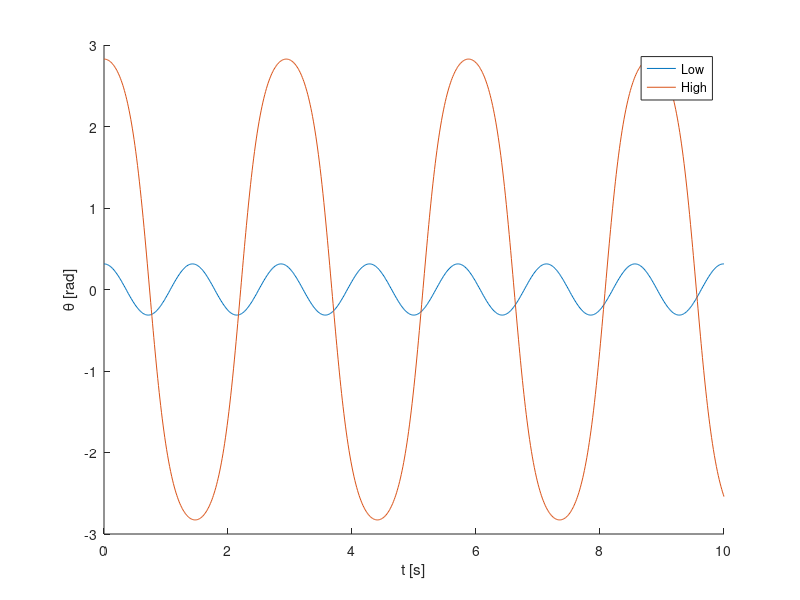

Write MATLAB code to recreate this figure.
clc; clear all; close all;
%%%%%%%%%%%%%%%%%%%%%%%%%%%%%%%%%%%%%%%%%%%%%%%%%%%%%%%%%%%%%%%%%%%%%%%%%%%

% Define Parameters
L = 0.5;
g = 9.81;

% Define System
dz = @(t,z) [   z(2);
                -g/L*sin(z(1))];

% Run ODE solver
%%%%%%%%%%%%%%%%%%%%%%%%%%%%%%%%%%%%%%%%%%%%%%%%%%%%%%%%%%%%%%%%%%%%%%%%%%%

% Simulation parameters
T = 10;
opts = odeset('RelTol',1e-6);

% Low-amplitude simulation
IC = [pi*0.1, 0];
[t1,z1] = ode45(dz,[0,T],IC,opts);

% % Animate (uncomment to run)
% animate_pendulum(t1,z1(:,1))

% High-amplitude simulation
IC = [pi*0.9, 0];
[t2,z2] = ode45(dz,[0,T],IC,opts);

% Plotting
%%%%%%%%%%%%%%%%%%%%%%%%%%%%%%%%%%%%%%%%%%%%%%%%%%%%%%%%%%%%%%%%%%%%%%%%%%%

figure
hold on
plot(t1,z1(:,1))
plot(t2,z2(:,1))
xlabel('t [s]')
ylabel('\theta [rad]')
legend('Low','High')

